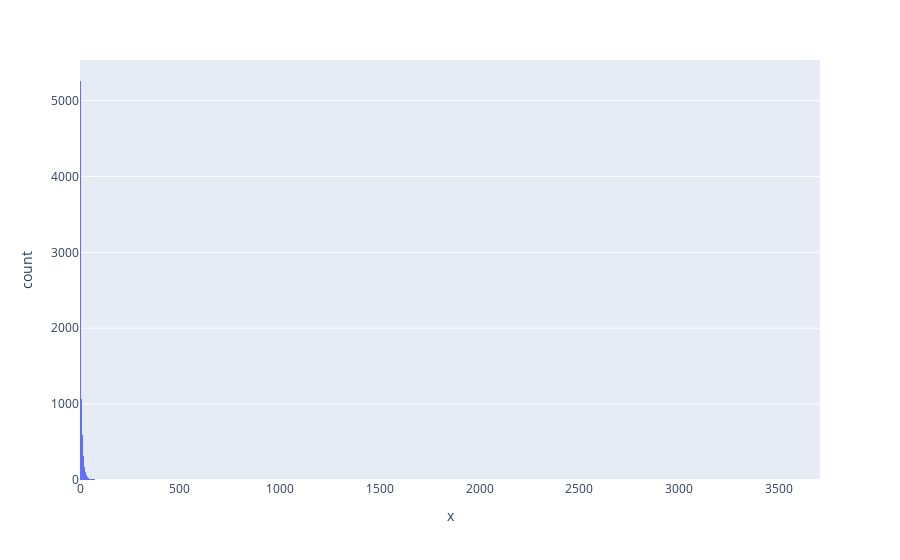

Notebook cell for this chart:
### Markdown cell above
### 3.2. Resampling by Hour ('h')

### Code cell
%%time
plot_histogram_transactions('FETCH', 'h')

### Figure 1 — Plotly figure (JSON) as saved in the notebook; plotly's stock layout.template omitted (floating-point values rounded to 4 significant figures; data arrays with more than 128 entries replaced by an {"elided": "..."} marker saying what was removed)
{"data": [{"alignmentgroup": "True", "bingroup": "x", "hovertemplate": "x=%{x}<br>count=%{y}<extra></extra>", "legendgroup": "", "marker": {"color": "#636efa"}, "name": "", "offsetgroup": "", "orientation": "v", "showlegend": false, "type": "histogram", "x": {"elided": "7740 int values"}, "xaxis": "x", "yaxis": "y"}], "layout": {"autosize": true, "barmode": "relative", "legend": {"tracegroupgap": 0}, "margin": {"t": 60}, "xaxis": {"anchor": "y", "autorange": true, "domain": [0, 1], "range": [-0.5, 3704.0], "title": {"text": "x"}, "type": "linear"}, "yaxis": {"anchor": "x", "autorange": true, "domain": [0, 1], "range": [0, 5535.0], "title": {"text": "count"}}}}
